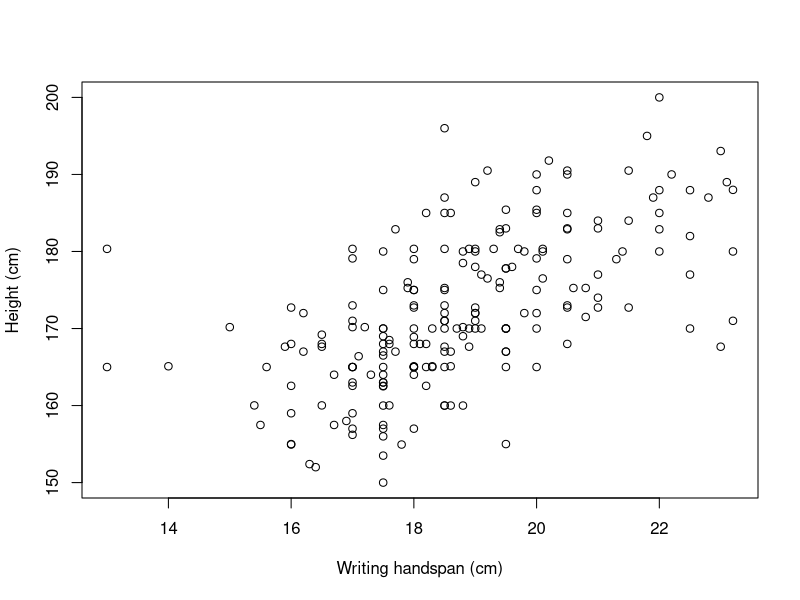
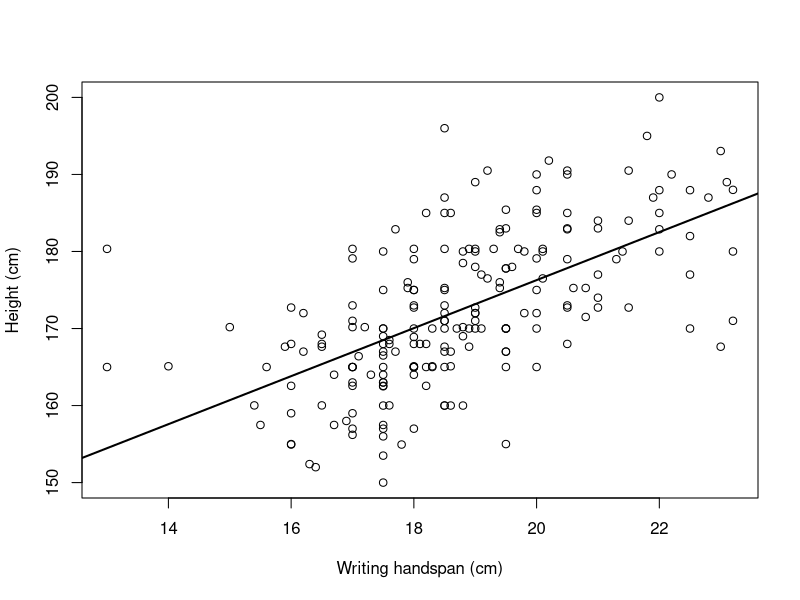
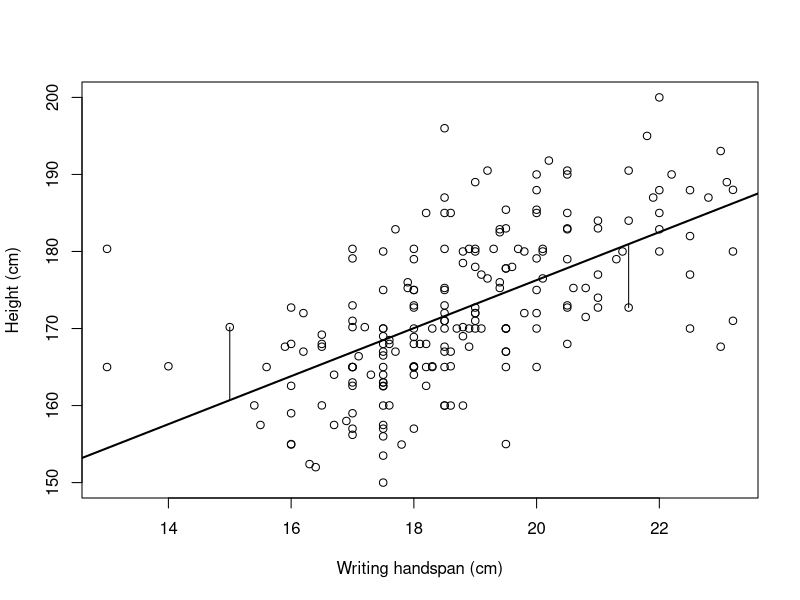
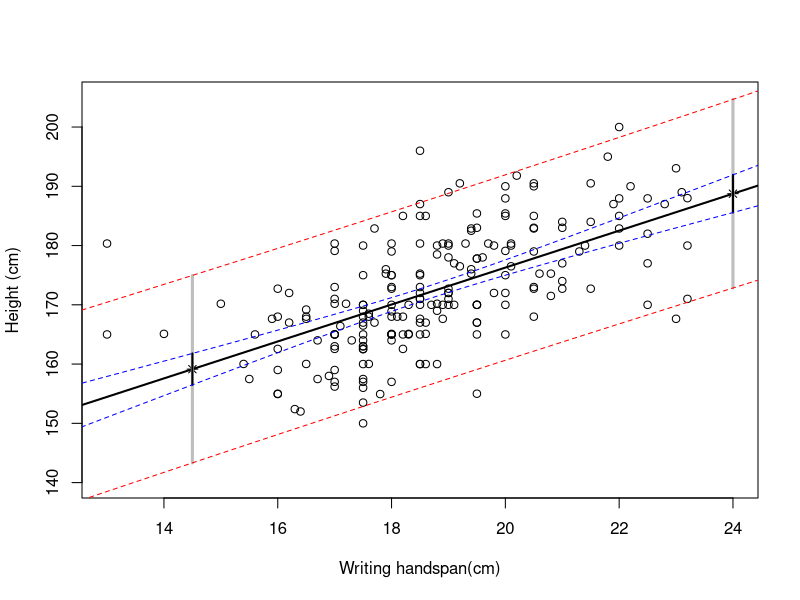

The R script that drew these images, in order:
## ---- chunk 1
library("MASS")
## ---- chunk 2
plot(survey$Height ~ survey$Wr.Hnd, xlab = "Writing handspan (cm)",
     ylab = "Height (cm)")
## ---- chunk 3
cor(x = survey$Wr.Hnd, y = survey$Height, use = "complete.obs")
## ---- chunk 4
incomplete.obs <- which(is.na(survey$Height) | is.na(survey$Wr.Hnd))
length(incomplete.obs)
## ---- chunk 5
survey_fit <- lm(Height ~ Wr.Hnd, data = survey)
## ---- chunk 6
survey_fit
## ---- chunk 7
plot(survey$Height ~ survey$Wr.Hnd, xlab = "Writing handspan (cm)",
     ylab = "Height (cm)")

# add the regression line by simply passing the lm object
abline(survey_fit, lwd = 2)
## ---- chunk 8
# get 197th observation, arbitrary, I know
obsA <- c(survey$Wr.Hnd[197], survey$Height[197])
obsA

# now get the 154th guy 
obsB <- c(survey$Wr.Hnd[154], survey$Height[154])
obsB
## ---- chunk 9
names(survey_fit)
## ---- chunk 10
coefs <- coef(survey_fit)
coefs

beta0.hat <- coefs[1]
beta1.hat <- coefs[2]
## ---- chunk 11
plot(survey$Height ~ survey$Wr.Hnd, xlab = "Writing handspan (cm)",
     ylab = "Height (cm)")

# add the regression line by simply passing the lm object
abline(survey_fit, lwd = 2)

# give the coordinate pairs of where to start the segment and where to end it
segments(x0 = c(obsA[1], obsB[1]),   # starting xs
         y0 = beta0.hat + beta1.hat*c(obsA[1], obsB[1]), # starting ys (on regression line)
         x1 = c(obsA[1], obsB[1]),   # ending xs
         y1 = c(obsA[2], obsB[2])
         )
## ---- chunk 12
summary(survey_fit)
## ---- chunk 13
confint(survey_fit, level = 0.95)
## ---- chunk 14
xvals <- data.frame(Wr.Hnd=c(14.5, 24))
xvals
## ---- chunk 15
# confidence intervals to describe the variability of the mean response
pred.ci <- predict(survey_fit, newdata = xvals, interval = "confidence")
pred.ci
## ---- chunk 16
pred.pi <- predict(survey_fit, newdata = xvals, interval = "prediction")
pred.pi
## ---- chunk 17
plot(survey$Height ~ survey$Wr.Hnd, xlim = c(13,24), ylim = c(140,205),
     xlab = "Writing handspan(cm)",
     ylab = "Height (cm)")

abline(survey_fit, lwd = 2)

points(xvals[,1], pred.ci[,1], pch=8)  # change the point style

# add segments for the prediction interval
segments(x0 = c(14.5, 24), y0 = c(pred.pi[1,2], pred.pi[2,2]),
         x1 = c(14.5, 24), y1 = c(pred.pi[1,3], pred.pi[2,3]),
         col = "gray", lwd = 3
         )

# add segments for the confidence interval
segments(x0 = c(14.5, 24), y0 = c(pred.ci[1,2], pred.ci[2,2]),
         x1 = c(14.5, 24), y1 = c(pred.ci[1,3], pred.ci[2,3]),
         lwd = 2
         )

# produce bands around the regression line for all values of the predictor
xseq <- data.frame(Wr.Hnd=seq(12, 25, length=100))
ci.band <- predict(survey_fit, newdata = xseq, interval = "confidence")
pi.band <- predict(survey_fit, newdata = xseq, interval = "predict")

# plot the bands
lines(xseq[,1], ci.band[,2], lty = 2, col = "blue")
lines(xseq[,1], ci.band[,3], lty = 2, col = "blue")
lines(xseq[,1], pi.band[,2], lty = 2, col = "red")
lines(xseq[,1], pi.band[,3], lty = 2, col = "red")
